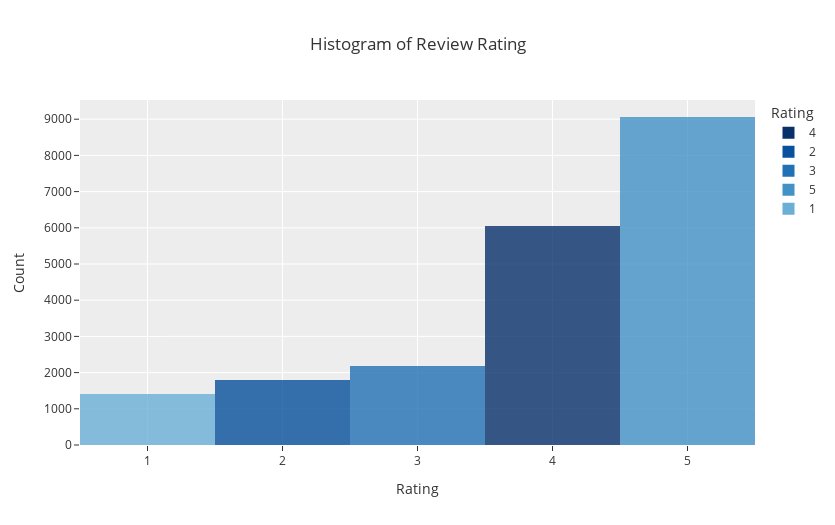

The code cell stored with this chart in its notebook:
### Code cell
# count of ratings
fig = px.histogram(df,
             x = 'Rating',
             title = 'Histogram of Review Rating',
             template = 'ggplot2',
             color = 'Rating',
             color_discrete_sequence= px.colors.sequential.Blues_r,
             opacity = 0.8,
             height = 525,
             width = 835,
            )

fig.update_yaxes(title='Count')
fig.show()

### Figure 1 — Plotly figure (JSON) as saved in the notebook; plotly's stock layout.template omitted (floating-point values rounded to 4 significant figures; data arrays with more than 128 entries replaced by an {"elided": "..."} marker saying what was removed)
{"data": [{"alignmentgroup": "True", "bingroup": "x", "hovertemplate": "Rating=%{x}<br>count=%{y}<extra></extra>", "legendgroup": "4", "marker": {"color": "rgb(8,48,107)", "opacity": 0.8, "pattern": {"shape": ""}}, "name": "4", "offsetgroup": "4", "orientation": "v", "showlegend": true, "type": "histogram", "x": {"elided": "6039 int values"}, "xaxis": "x", "yaxis": "y"}, {"alignmentgroup": "True", "bingroup": "x", "hovertemplate": "Rating=%{x}<br>count=%{y}<extra></extra>", "legendgroup": "2", "marker": {"color": "rgb(8,81,156)", "opacity": 0.8, "pattern": {"shape": ""}}, "name": "2", "offsetgroup": "2", "orientation": "v", "showlegend": true, "type": "histogram", "x": {"elided": "1793 int values"}, "xaxis": "x", "yaxis": "y"}, {"alignmentgroup": "True", "bingroup": "x", "hovertemplate": "Rating=%{x}<br>count=%{y}<extra></extra>", "legendgroup": "3", "marker": {"color": "rgb(33,113,181)", "opacity": 0.8, "pattern": {"shape": ""}}, "name": "3", "offsetgroup": "3", "orientation": "v", "showlegend": true, "type": "histogram", "x": {"elided": "2184 int values"}, "xaxis": "x", "yaxis": "y"}, {"alignmentgroup": "True", "bingroup": "x", "hovertemplate": "Rating=%{x}<br>count=%{y}<extra></extra>", "legendgroup": "5", "marker": {"color": "rgb(66,146,198)", "opacity": 0.8, "pattern": {"shape": ""}}, "name": "5", "offsetgroup": "5", "orientation": "v", "showlegend": true, "type": "histogram", "x": {"elided": "9054 int values"}, "xaxis": "x", "yaxis": "y"}, {"alignmentgroup": "True", "bingroup": "x", "hovertemplate": "Rating=%{x}<br>count=%{y}<extra></extra>", "legendgroup": "1", "marker": {"color": "rgb(107,174,214)", "opacity": 0.8, "pattern": {"shape": ""}}, "name": "1", "offsetgroup": "1", "orientation": "v", "showlegend": true, "type": "histogram", "x": {"elided": "1421 int values"}, "xaxis": "x", "yaxis": "y"}], "layout": {"barmode": "relative", "height": 525, "legend": {"title": {"text": "Rating"}, "tracegroupgap": 0}, "title": {"text": "Histogram of Review Rating"}, "width": 835, "xaxis": {"anchor": "y", "categoryarray": [4, 2, 3, 5, 1], "categoryorder": "array", "domain": [0, 1], "title": {"text": "Rating"}}, "yaxis": {"anchor": "x", "domain": [0, 1], "title": {"text": "Count"}}}}
